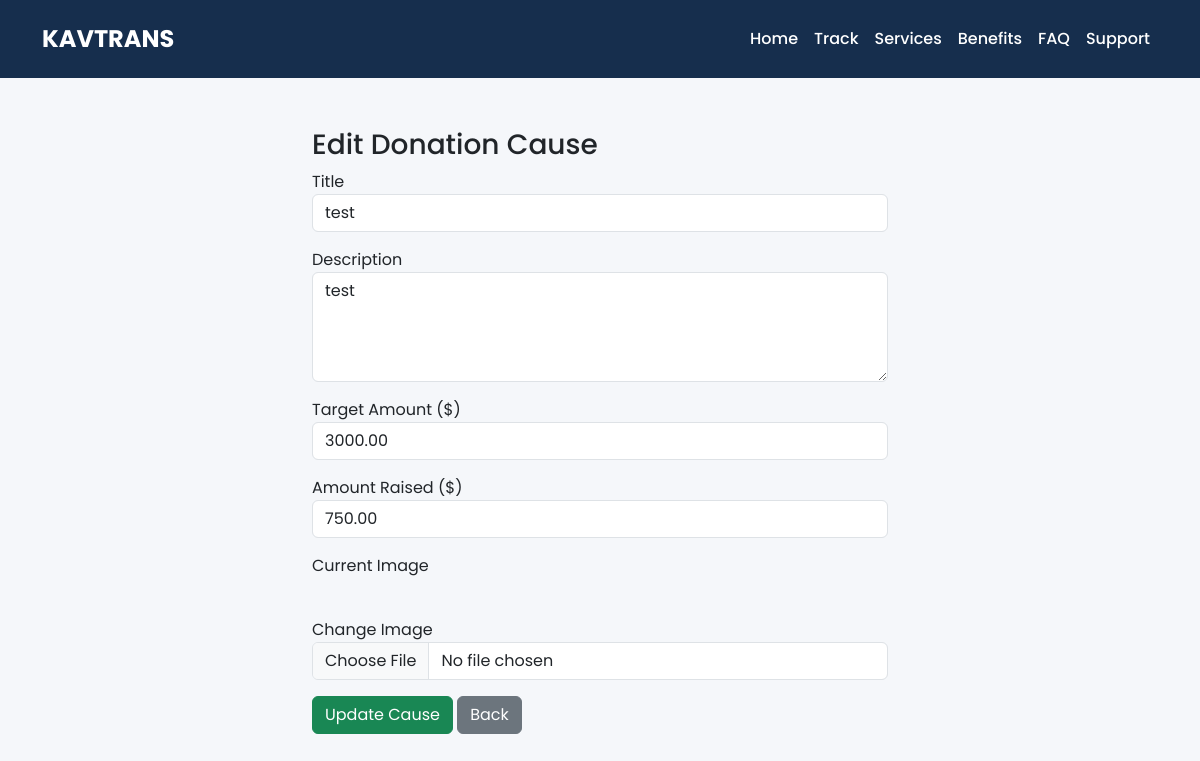
Screenshot of /donation-cause/edit/9/ (signed in) with the database file from the repository.
### core/models.py (models this page shows, shortened)
class DonationCause(models.Model):
    title = models.CharField(max_length=200)
    description = models.TextField()
    image = CloudinaryField('image', blank=True, null=True)  # <- use CloudinaryField
    target_amount = models.DecimalField(max_digits=10, decimal_places=2)
    amount_raised = models.DecimalField(max_digits=10, decimal_places=2, default=0)
    is_active = models.BooleanField(default=True)
    created_at = models.DateTimeField(auto_now_add=True)

### core/views.py (the view, shortened to what this page needs)
# urls.py: path("donation-cause/edit/<int:cause_id>/", views.edit_donation_cause, name="edit_donation_cause"),
@login_required(login_url="admin_login")
def edit_donation_cause(request, cause_id):
    cause = get_object_or_404(DonationCause, id=cause_id)
    return render(request, "dashboard/edit_donation_cause.html", {"cause": cause})

### templates/dashboard/edit_donation_cause.html (shortened to what this page needs)
{% extends "dashboard/dashboard_base.html" %}
{% block content %}
<div class="container" style="max-width:600px; margin:50px auto;">
    <h3>Edit Donation Cause</h3>
    <form method="POST" enctype="multipart/form-data">
        <div class="mb-3">
            <label>Title</label>
            <input type="text" name="title" class="form-control" value="{{ cause.title }}" required>
        </div>
        <div class="mb-3">
            <label>Description</label>
            <textarea name="description" class="form-control" rows="4" required>{{ cause.description }}</textarea>
        </div>
        <div class="mb-3">
            <label>Target Amount ($)</label>
            <input type="number" step="0.01" name="target_amount" class="form-control" value="{{ cause.target_amount }}" required>
        </div>
        <div class="mb-3">
            <label>Amount Raised ($)</label>
            <input type="number" step="0.01" name="amount_raised" class="form-control" value="{{ cause.amount_raised }}">
        </div>
        <div class="mb-3">
            <label>Current Image</label><br>
        </div>
        <div class="mb-3">
            <label>Change Image</label>
            <input type="file" name="image" class="form-control">
        </div>
        <button type="submit" class="btn btn-success">Update Cause</button>
        <a href="{% url 'donation_causes' %}" class="btn btn-secondary">Back</a>
    </form>
</div>
{% endblock %}

### templates/dashboard/dashboard_base.html (style rules this page uses)
:root { --primary:#162e4d; --secondary:#000; --white:#fff; --light:#f5f7fa; }
body { font-family:'Poppins', sans-serif; background:var(--light); margin:0; }

### rows the page displays
DonationCause: title "test", description "test", target_amount "3000.00", amount_raised "750.00"
